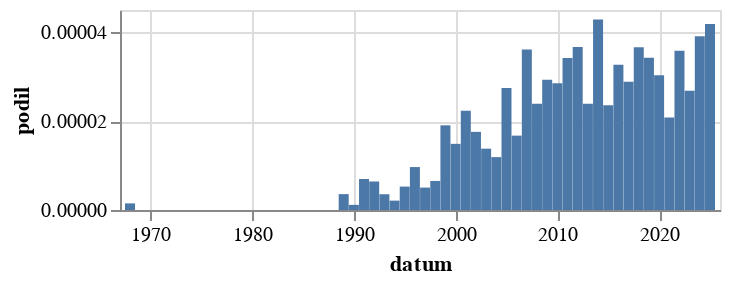

Notebook source saved alongside this figure:
### Code cell
alt.Chart(
    cetnost_po_roce("manažer","(?i)manažer").to_pandas(),
    height=100
).mark_bar(
).encode(
    alt.X("datum:T"),
    alt.Y("podil:Q")
)

### Figure 1 — Vega-Lite specification as saved in the notebook (floating-point values rounded to 4 significant figures)
{"config": {"view": {"continuousWidth": 300, "continuousHeight": 300}}, "data": {"name": "data-ec124668e521492b676abdcc5ebca1c8"}, "mark": {"type": "bar"}, "encoding": {"x": {"field": "datum", "type": "temporal"}, "y": {"field": "podil", "type": "quantitative"}}, "height": 100, "$schema": "https://vega.github.io/schema/vega-lite/v5.8.0.json", "datasets": {"data-ec124668e521492b676abdcc5ebca1c8": [{"datum": "1918-01-01T00:00:00", "podil": null, "co": "manažer"}, {"datum": "1919-01-01T00:00:00", "podil": null, "co": "manažer"}, {"datum": "1920-01-01T00:00:00", "podil": null, "co": "manažer"}, {"datum": "1921-01-01T00:00:00", "podil": null, "co": "manažer"}, {"datum": "1922-01-01T00:00:00", "podil": null, "co": "manažer"}, {"datum": "1923-01-01T00:00:00", "podil": null, "co": "manažer"}, {"datum": "1924-01-01T00:00:00", "podil": null, "co": "manažer"}, {"datum": "1925-01-01T00:00:00", "podil": null, "co": "manažer"}, {"datum": "1926-01-01T00:00:00", "podil": null, "co": "manažer"}, {"datum": "1927-01-01T00:00:00", "podil": null, "co": "manažer"}, {"datum": "1928-01-01T00:00:00", "podil": null, "co": "manažer"}, {"datum": "1929-01-01T00:00:00", "podil": null, "co": "manažer"}, {"datum": "1930-01-01T00:00:00", "podil": null, "co": "manažer"}, {"datum": "1931-01-01T00:00:00", "podil": null, "co": "manažer"}, {"datum": "1932-01-01T00:00:00", "podil": null, "co": "manažer"}, {"datum": "1933-01-01T00:00:00", "podil": null, "co": "manažer"}, {"datum": "1934-01-01T00:00:00", "podil": null, "co": "manažer"}, {"datum": "1935-01-01T00:00:00", "podil": null, "co": "manažer"}, {"datum": "1936-01-01T00:00:00", "podil": null, "co": "manažer"}, {"datum": "1937-01-01T00:00:00", "podil": null, "co": "manažer"}, {"datum": "1938-01-01T00:00:00", "podil": null, "co": "manažer"}, {"datum": "1945-01-01T00:00:00", "podil": null, "co": "manažer"}, {"datum": "1946-01-01T00:00:00", "podil": null, "co": "manažer"}, {"datum": "1948-01-01T00:00:00", "podil": null, "co": "manažer"}, {"datum": "1949-01-01T00:00:00", "podil": null, "co": "manažer"}, {"datum": "1950-01-01T00:00:00", "podil": null, "co": "manažer"}, {"datum": "1951-01-01T00:00:00", "podil": null, "co": "manažer"}, {"datum": "1952-01-01T00:00:00", "podil": null, "co": "manažer"}, {"datum": "1953-01-01T00:00:00", "podil": null, "co": "manažer"}, {"datum": "1954-01-01T00:00:00", "podil": null, "co": "manažer"}, {"datum": "1955-01-01T00:00:00", "podil": null, "co": "manažer"}, {"datum": "1956-01-01T00:00:00", "podil": null, "co": "manažer"}, {"datum": "1957-01-01T00:00:00", "podil": null, "co": "manažer"}, {"datum": "1958-01-01T00:00:00", "podil": null, "co": "manažer"}, {"datum": "1959-01-01T00:00:00", "podil": null, "co": "manažer"}, {"datum": "1960-01-01T00:00:00", "podil": null, "co": "manažer"}, {"datum": "1961-01-01T00:00:00", "podil": null, "co": "manažer"}, {"datum": "1962-01-01T00:00:00", "podil": null, "co": "manažer"}, {"datum": "1963-01-01T00:00:00", "podil": null, "co": "manažer"}, {"datum": "1964-01-01T00:00:00", "podil": null, "co": "manažer"}, {"datum": "1965-01-01T00:00:00", "podil": null, "co": "manažer"}, {"datum": "1966-01-01T00:00:00", "podil": null, "co": "manažer"}, {"datum": "1967-01-01T00:00:00", "podil": null, "co": "manažer"}, {"datum": "1968-01-01T00:00:00", "podil": 1.488e-06, "co": "manažer"}, {"datum": "1969-01-01T00:00:00", "podil": null, "co": "manažer"}, {"datum": "1970-01-01T00:00:00", "podil": null, "co": "manažer"}, {"datum": "1971-01-01T00:00:00", "podil": null, "co": "manažer"}, {"datum": "1972-01-01T00:00:00", "podil": null, "co": "manažer"}, {"datum": "1973-01-01T00:00:00", "podil": null, "co": "manažer"}, {"datum": "1974-01-01T00:00:00", "podil": null, "co": "manažer"}, {"datum": "1975-01-01T00:00:00", "podil": null, "co": "manažer"}, {"datum": "1976-01-01T00:00:00", "podil": null, "co": "manažer"}, {"datum": "1977-01-01T00:00:00", "podil": null, "co": "manažer"}, {"datum": "1978-01-01T00:00:00", "podil": null, "co": "manažer"}, {"datum": "1979-01-01T00:00:00", "podil": null, "co": "manažer"}, {"datum": "1980-01-01T00:00:00", "podil": null, "co": "manažer"}, {"datum": "1981-01-01T00:00:00", "podil": null, "co": "manažer"}, {"datum": "1982-01-01T00:00:00", "podil": null, "co": "manažer"}, {"datum": "1983-01-01T00:00:00", "podil": null, "co": "manažer"}, {"datum": "1984-01-01T00:00:00", "podil": null, "co": "manažer"}, {"datum": "1985-01-01T00:00:00", "podil": null, "co": "manažer"}, {"datum": "1986-01-01T00:00:00", "podil": null, "co": "manažer"}, {"datum": "1987-01-01T00:00:00", "podil": null, "co": "manažer"}, {"datum": "1988-01-01T00:00:00", "podil": null, "co": "manažer"}, {"datum": "1989-01-01T00:00:00", "podil": 3.572e-06, "co": "manažer"}, {"datum": "1990-01-01T00:00:00", "podil": 1.156e-06, "co": "manažer"}, {"datum": "1991-01-01T00:00:00", "podil": 6.974e-06, "co": "manažer"}, {"datum": "1992-01-01T00:00:00", "podil": 6.416e-06, "co": "manažer"}, {"datum": "1993-01-01T00:00:00", "podil": 3.547e-06, "co": "manažer"}, {"datum": "1994-01-01T00:00:00", "podil": 2.109e-06, "co": "manažer"}, {"datum": "1995-01-01T00:00:00", "podil": 5.269e-06, "co": "manažer"}, {"datum": "1996-01-01T00:00:00", "podil": 9.663e-06, "co": "manažer"}, {"datum": "1997-01-01T00:00:00", "podil": 5.045e-06, "co": "manažer"}, {"datum": "1998-01-01T00:00:00", "podil": 6.534e-06, "co": "manažer"}, {"datum": "1999-01-01T00:00:00", "podil": 1.905e-05, "co": "manažer"}, {"datum": "2000-01-01T00:00:00", "podil": 1.488e-05, "co": "manažer"}, {"datum": "2001-01-01T00:00:00", "podil": 2.232e-05, "co": "manažer"}, {"datum": "2002-01-01T00:00:00", "podil": 1.758e-05, "co": "manažer"}, {"datum": "2003-01-01T00:00:00", "podil": 1.38e-05, "co": "manažer"}, {"datum": "2004-01-01T00:00:00", "podil": 1.19e-05, "co": "manažer"}, {"datum": "2005-01-01T00:00:00", "podil": 2.747e-05, "co": "manažer"}, {"datum": "2006-01-01T00:00:00", "podil": 1.673e-05, "co": "manažer"}, {"datum": "2007-01-01T00:00:00", "podil": 3.611e-05, "co": "manažer"}, {"datum": "2008-01-01T00:00:00", "podil": 2.393e-05, "co": "manažer"}, {"datum": "2009-01-01T00:00:00", "podil": 2.928e-05, "co": "manažer"}, {"datum": "2010-01-01T00:00:00", "podil": 2.85e-05, "co": "manažer"}, {"datum": "2011-01-01T00:00:00", "podil": 3.421e-05, "co": "manažer"}, {"datum": "2012-01-01T00:00:00", "podil": 3.666e-05, "co": "manažer"}, {"datum": "2013-01-01T00:00:00", "podil": 2.389e-05, "co": "manažer"}, {"datum": "2014-01-01T00:00:00", "podil": 4.288e-05, "co": "manažer"}, {"datum": "2015-01-01T00:00:00", "podil": 2.358e-05, "co": "manažer"}, {"datum": "2016-01-01T00:00:00", "podil": 3.269e-05, "co": "manažer"}, {"datum": "2017-01-01T00:00:00", "podil": 2.886e-05, "co": "manažer"}, {"datum": "2018-01-01T00:00:00", "podil": 3.66e-05, "co": "manažer"}, {"datum": "2019-01-01T00:00:00", "podil": 3.425e-05, "co": "manažer"}, {"datum": "2020-01-01T00:00:00", "podil": 3.032e-05, "co": "manažer"}, {"datum": "2021-01-01T00:00:00", "podil": 2.08e-05, "co": "manažer"}, {"datum": "2022-01-01T00:00:00", "podil": 3.584e-05, "co": "manažer"}, {"datum": "2023-01-01T00:00:00", "podil": 2.684e-05, "co": "manažer"}, {"datum": "2024-01-01T00:00:00", "podil": 3.909e-05, "co": "manažer"}, {"datum": "2025-01-01T00:00:00", "podil": 4.183e-05, "co": "manažer"}]}}
